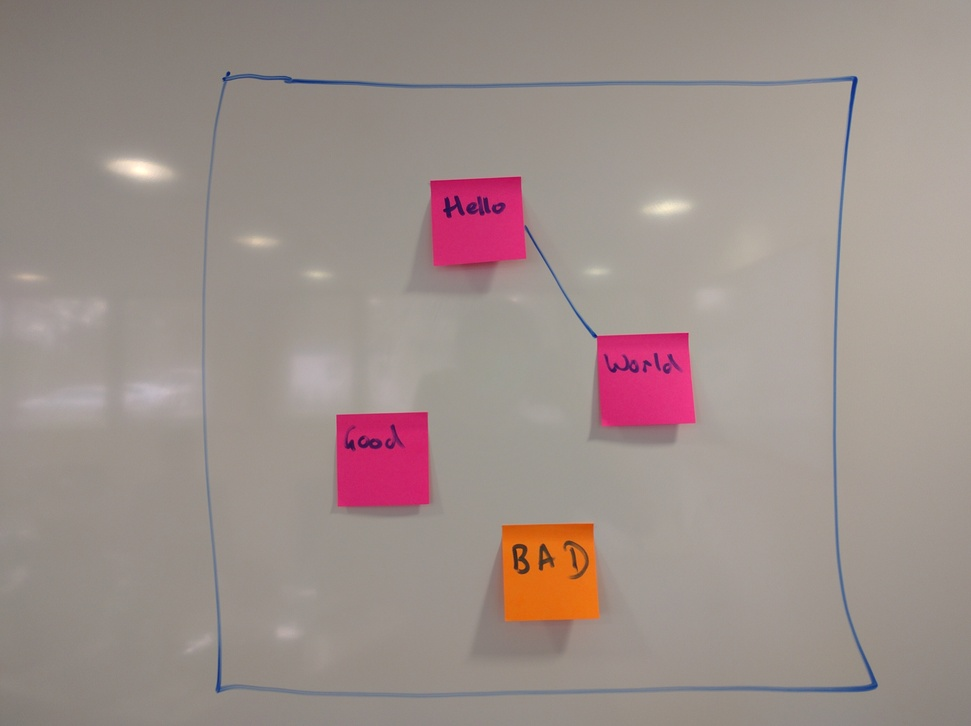
#> input picture camera-imgs/postits1.jpg, 971 x 726 px, shrunk from 4000 x 2992 before the run
$ python -i processing.py   (imports and definitions only)
#> lines starting #> are read from the running program, lines starting #| are printed output that depends on the picture
import cv2
import numpy


def grayscale_smooth(np_image):
    """
    Convert an image to black+white and apply a bilarteral smooth filter
    """
    clahe = cv2.createCLAHE(clipLimit=2.0, tileGridSize=(8, 8))
    gray_img = cv2.cvtColor(np_image, cv2.COLOR_RGB2GRAY)
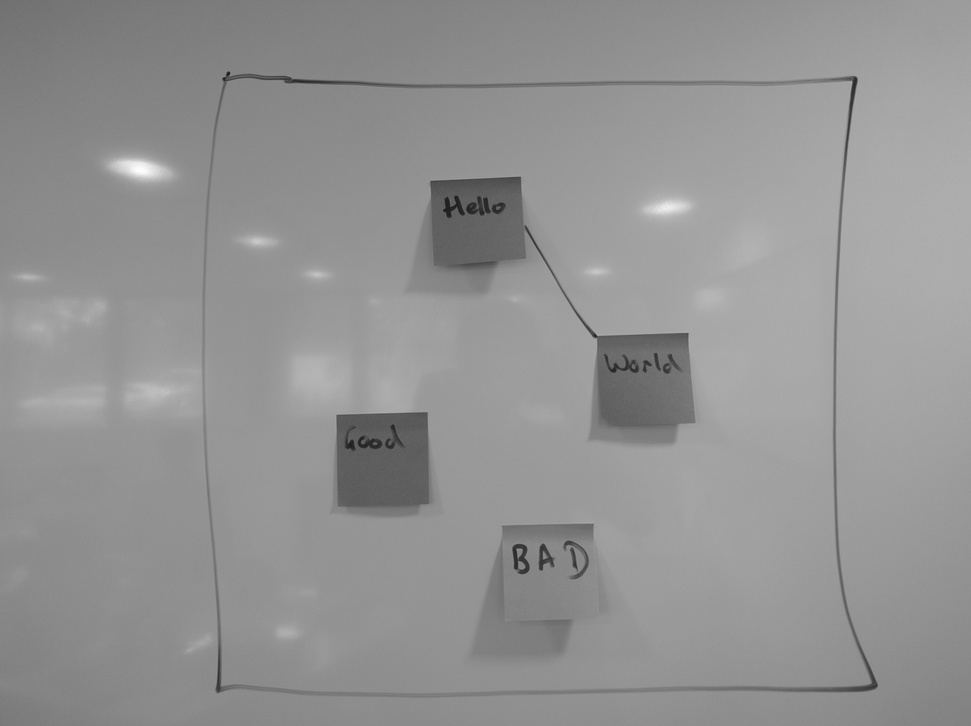
#> gray_img: shape (726, 971); min 28, max 252, mean 147
    norm_img = clahe.apply(gray_img)
    smooth_img = cv2.bilateralFilter(norm_img, 3, 75, 75)
    return smooth_img


    # Takes 4 corner points and use them to try and unwarp a rectangular image


# [186 lines left out: functions four_point_transform, order_points, guess_colour, binarize, edge, get_area, not called in this run]

>>> import cv2
>>> picture = cv2.cvtColor(cv2.imread('../../camera-imgs/postits1.jpg'), cv2.COLOR_BGR2RGB)
>>> result = grayscale_smooth(picture)

$ run again, on camera-imgs/postits2.jpg
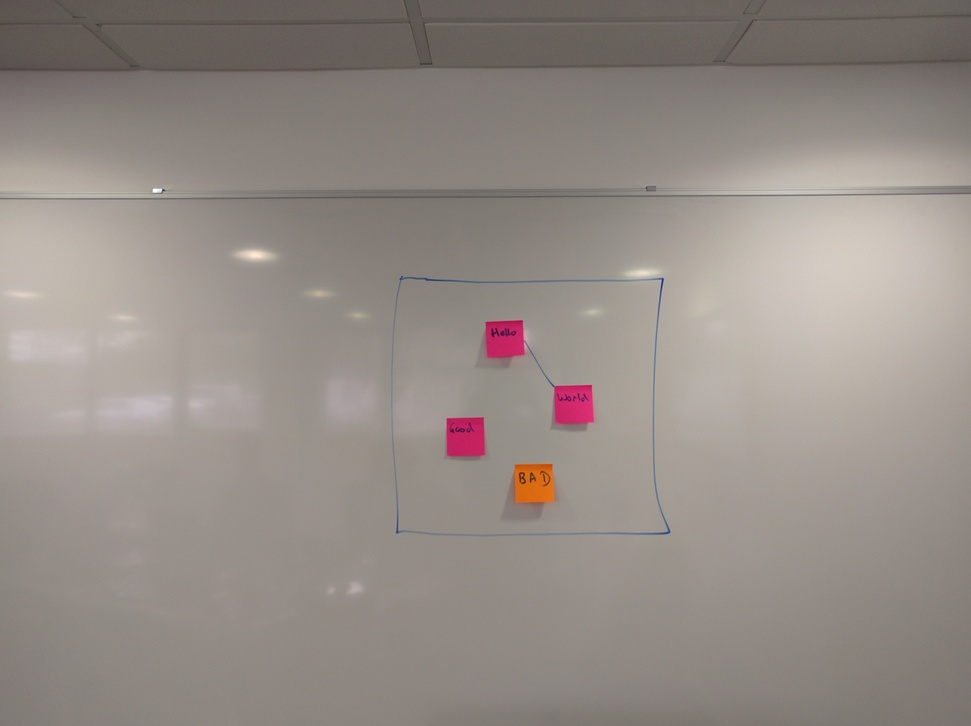
#> input picture camera-imgs/postits2.jpg, 971 x 726 px, shrunk from 4000 x 2992 before the run
#> in grayscale_smooth, `norm_img = clahe.apply(gray_img)`:
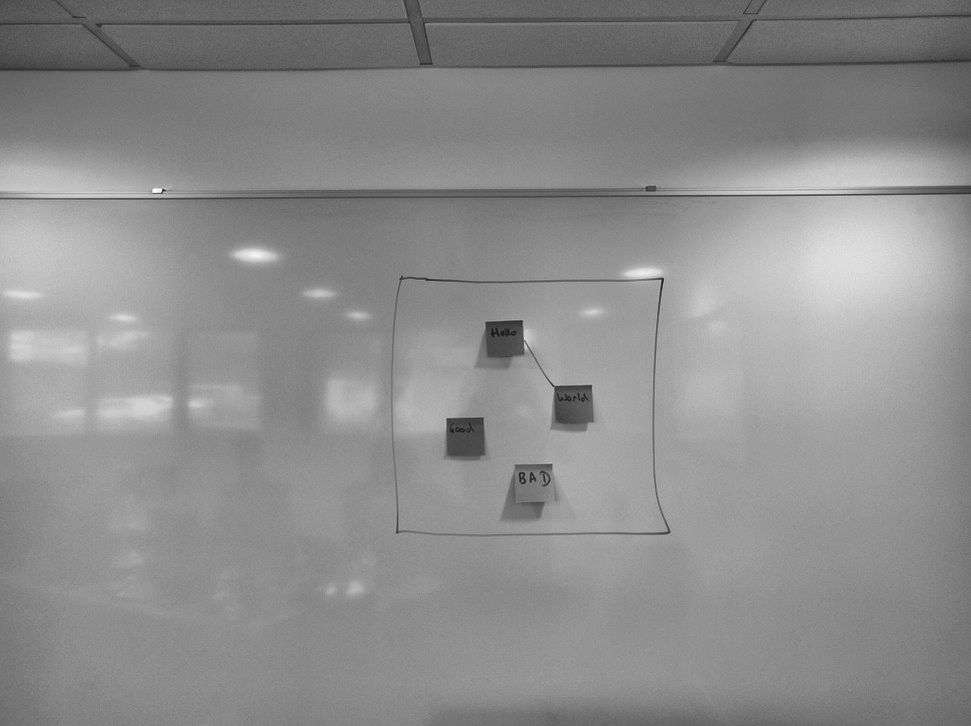
#> norm_img: shape (726, 971); min 21, max 254, mean 140.9

$ run again, on camera-imgs/postits3.jpg
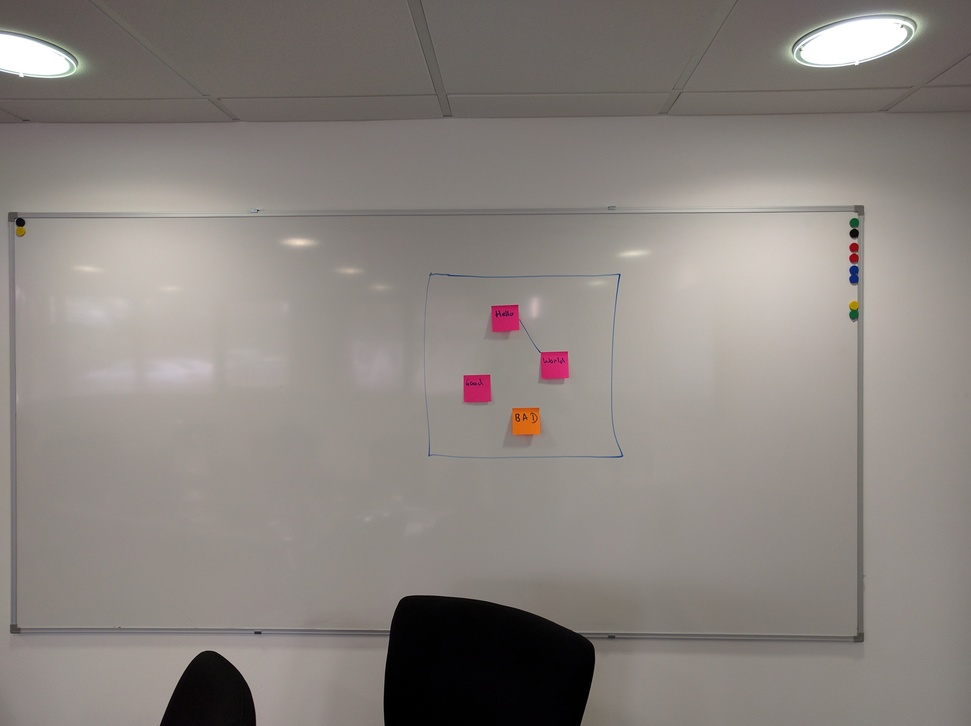
#> input picture camera-imgs/postits3.jpg, 971 x 726 px, shrunk from 4000 x 2992 before the run
#> in grayscale_smooth, `norm_img = clahe.apply(gray_img)`:
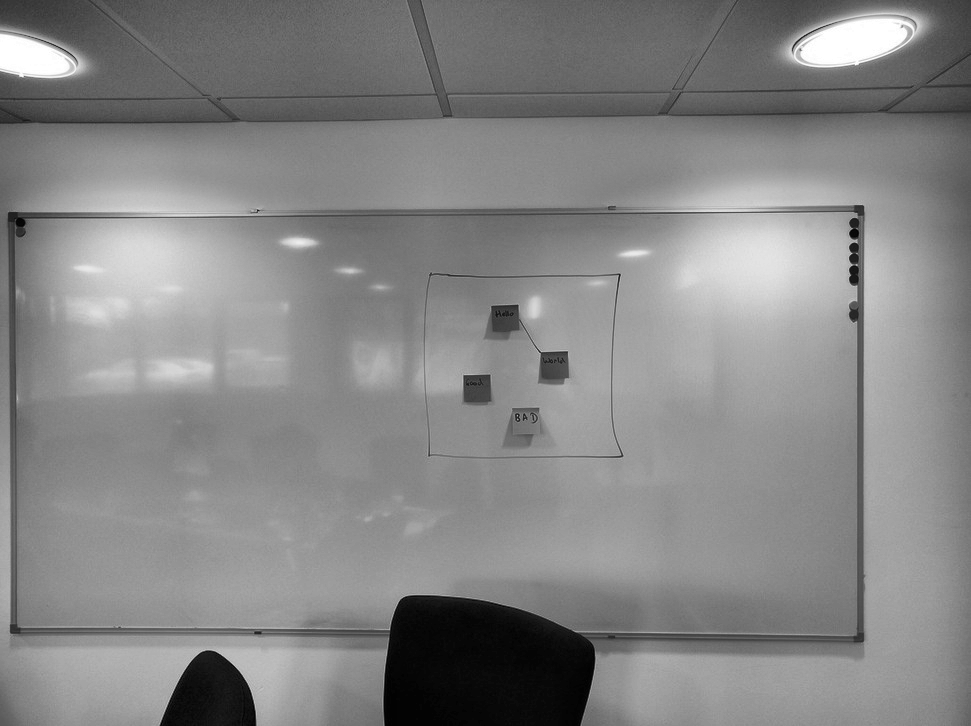
#> norm_img: shape (726, 971); min 1, max 255, mean 133.5
